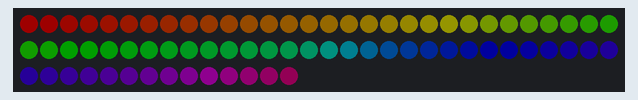
Bench run of a sketch on a simulated Arduino Uno, built with avr-gcc and run on an emulated ATmega328P. On the bench: 74 RGB LEDs in strip order, left to right, continuing on the next row. Dim RGB values are drawn brighter than linear.

Above: at 0.15 s.
At 3.77 s:
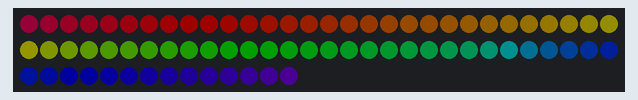
At 9.51 s:
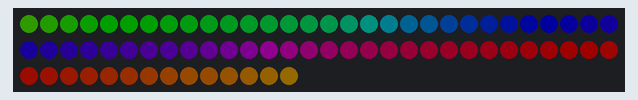
At 18.87 s:
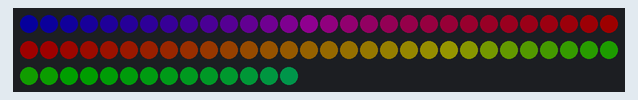
At 29.14 s:
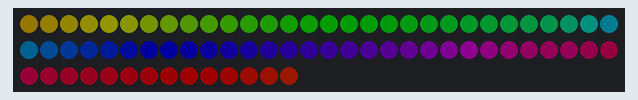
At 39.71 s:
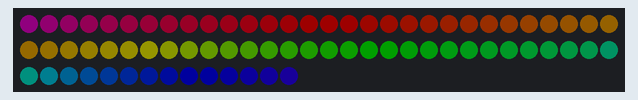

The sketch:

01_HSB_rainbow_linear.ino
```cpp
#include<FastLED.h>

#define LED_AMOUNT        74
#define DATA_PIN          6
#define GLOBAL_BRIGHTNESS 30

CRGB leds[LED_AMOUNT];

float animation = 0;

void setup() {
  FastLED.addLeds<NEOPIXEL, DATA_PIN>(leds, LED_AMOUNT);
  FastLED.setBrightness(GLOBAL_BRIGHTNESS);
}

void loop() {

  for(int i=0; i<LED_AMOUNT; i++){
    leds[i] = CHSV(animation + (i * (255 / (LED_AMOUNT))), 255, 255);
  }

  FastLED.show();
  animation += 0.3;
}
```
